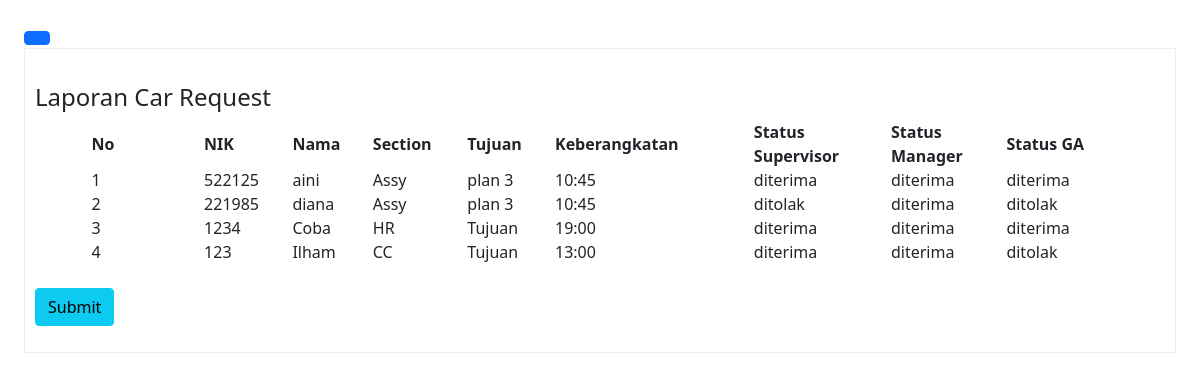
Screenshot of /request_ga.php (signed in) with the database file from the repository.
### tables this page shows
CREATE TABLE `data` (
  `id` int(11) NOT NULL,
  `nik` varchar(200) NOT NULL,
  `nama` varchar(100) NOT NULL,
  `section` varchar(50) NOT NULL,
  `tujuan` varchar(200) NOT NULL,
  `alasan` varchar(1000) NOT NULL,
  `keberangkatan` varchar(200) NOT NULL,
  `status_spv` varchar(100) DEFAULT NULL,
  `status_manager` varchar(100) DEFAULT NULL,
  `status_ga` varchar(100) DEFAULT NULL,
  `security` varchar(100) DEFAULT NULL,
  `notif_supervisor` int(11) NOT NULL DEFAULT 0,
  `notif_manager` int(11) NOT NULL DEFAULT 0,
  `notif_ga` int(11) NOT NULL DEFAULT 0,
  `notif_user` int(11) NOT NULL DEFAULT 0
);

### request_ga.php (the view, shortened to what this page needs)
<!DOCTYPE html>
<html lang="en">
<head>
  <link rel="stylesheet" href="http://192.168.29.55:8300/bootstrap.min.css" />
  <link rel="stylesheet" href="http://192.168.29.55:8300/bootstrap-icons.css" />
</head>
<body background="#87CEFA" ;>
  <section class="p-4" id="main-content">
    <button class="btn btn-primary" id="button-toggle">
    </button>
    <div style="border:1px solid rgb(238,238,238); padding:10px; overflow:auto; width:auto; height:auto;">
      <?php
      include "koneksi.php";
      $query = mysqli_query($koneksi, "SELECT * FROM data");
      ?>
      <form action="proses_ga.php" method="post">
        <table width="90%" border="0" align="center" cellpadding="0" cellspacing="0">
          <tr bgcolor="white"></br>
            <h4>Laporan Car Request</h4>
          <tr>
            <th width="70">No</td>
            <th width="50">NIK</td>
            <th width="50">Nama</td>
            <th width="50">Section</td>
            <th width="50">Tujuan</td>
            <th width="50">Keberangkatan</td>
            <th width="50">Status Supervisor</td>
            <th width="50">Status Manager</td>
            <th width="50">Status GA</td>
          </tr>
          <?php if (mysqli_num_rows($query) > 0) { ?>
            <?php
            $no = 1;
            while ($data = mysqli_fetch_array($query)) {
            ?>
              <tr>
                <td><?php echo $no ?></td>
                <td><?php echo $data["nik"]; ?></td>
                <td><?php echo $data["nama"]; ?></td>
                <td><?php echo $data["section"]; ?></td>
                <td><?php echo $data["tujuan"]; ?></td>
                <td><?php echo $data["keberangkatan"]; ?></td>
                <td><?php echo $data["status_spv"]; ?></td>
                <td><?php echo $data["status_manager"]; ?></td>
                <td>
                  <?php if ($data["status_ga"] == NULL) : ?>
                    <input type="radio" name="status_ga[<?= $data['id'] ?>]" value="Diterima" required>Diterima
                    <input type="radio" name="status_ga[<?= $data['id'] ?>]" value="Ditolak" required>Ditolak
                  <?php else : ?>
                    <?php echo $data["status_ga"]; ?>
                  <?php endif; ?>
                </td>
              </tr>
            <?php $no++;
            } ?>
          <?php } ?>
        </table></br>
        <input type="submit" name="submit" id="submit" class="btn btn-info" value="Submit" />
  </div>
  </section>
</body>
</html>

### request_ga.php (style rules this page uses)
#main-content { transition: 0.4s; }

### rows the page displays
data: nik "522125", nama "aini", section "Assy", tujuan "plan 3", keberangkatan "10:45", status_spv "diterima", status_manager "diterima", status_ga "diterima"
data: nik "221985", nama "diana", section "Assy", tujuan "plan 3", keberangkatan "10:45", status_spv "ditolak", status_manager "diterima", status_ga "ditolak"
data: nik "1234", nama "Coba", section "HR", tujuan "Tujuan", keberangkatan "19:00", status_spv "diterima", status_manager "diterima", status_ga "diterima"
data: nik "123", nama "Ilham", section "CC", tujuan "Tujuan", keberangkatan "13:00", status_spv "diterima", status_manager "diterima", status_ga "ditolak"
